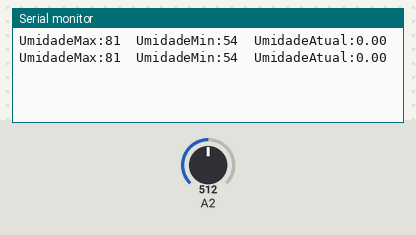
Bench run of a sketch on a simulated Arduino Uno, built with avr-gcc and run on an emulated ATmega328P. On the bench: the last lines printed to the serial monitor. The test bench sets the inputs (shaded band); at power-on: A2 = 512.

Above: at 1.8 s.
1.9 s: A2 set to 306
At 2.6 s:
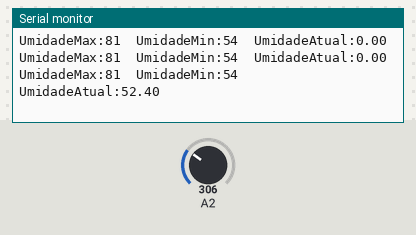
3.4 s: A2 set to 122
At 4.8 s:
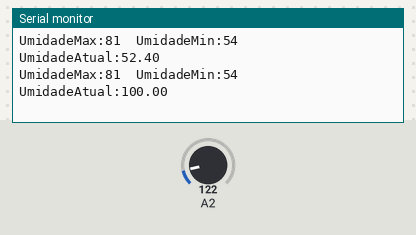
Timing chart, 0 to 6.4 s (numbered marks = the images above; inputs shaded):
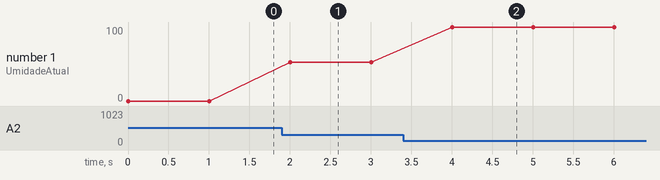

Measured:
- after the input at 1.9 s, the serial monitor: prints a new line after 0.10 s (image 1)
- after the input at 3.4 s, the serial monitor: prints a new line after 0.60 s (image 2)
- plotted number 1: 0 → 52.4 after the input at 1.9 s, 52.4 → 100 after the input at 3.4 s

The sketch:

Arduino_UmidadeSolo.ino
```cpp
const int ValorAr = 437;    // leitura no ar valor de calibração
const int ValorAgua = 187;  //leitura na água valor de calibração
const int maximo = 81;
const int minimo = 54;

int valorUmidadeSolo = 0;
float porcentagemUmidade = 0;

void setup() {
  Serial.begin(9600);
}

void loop() {
  valorUmidadeSolo = analogRead(A2);

  int faixa = ValorAr - ValorAgua;

  int distancia = ValorAr - valorUmidadeSolo;

  porcentagemUmidade = (float)distancia / faixa * 100.0;

  if (porcentagemUmidade < 0) porcentagemUmidade = 0;
  if (porcentagemUmidade > 100) porcentagemUmidade = 100;

  Serial.print("UmidadeMax:"); //Umidade maxima adequada para manter o café.
  Serial.print(maximo);
  Serial.print("  ");
  Serial.print("UmidadeMin:"); //Umidade minima adequada para manter o café.
  Serial.print(minimo);
  Serial.print("  ");
  Serial.print("UmidadeAtual:");
  Serial.println(porcentagemUmidade);
  //codigo para visualizar o grafico(Serial Plotter)

  delay(1000);

}
```
